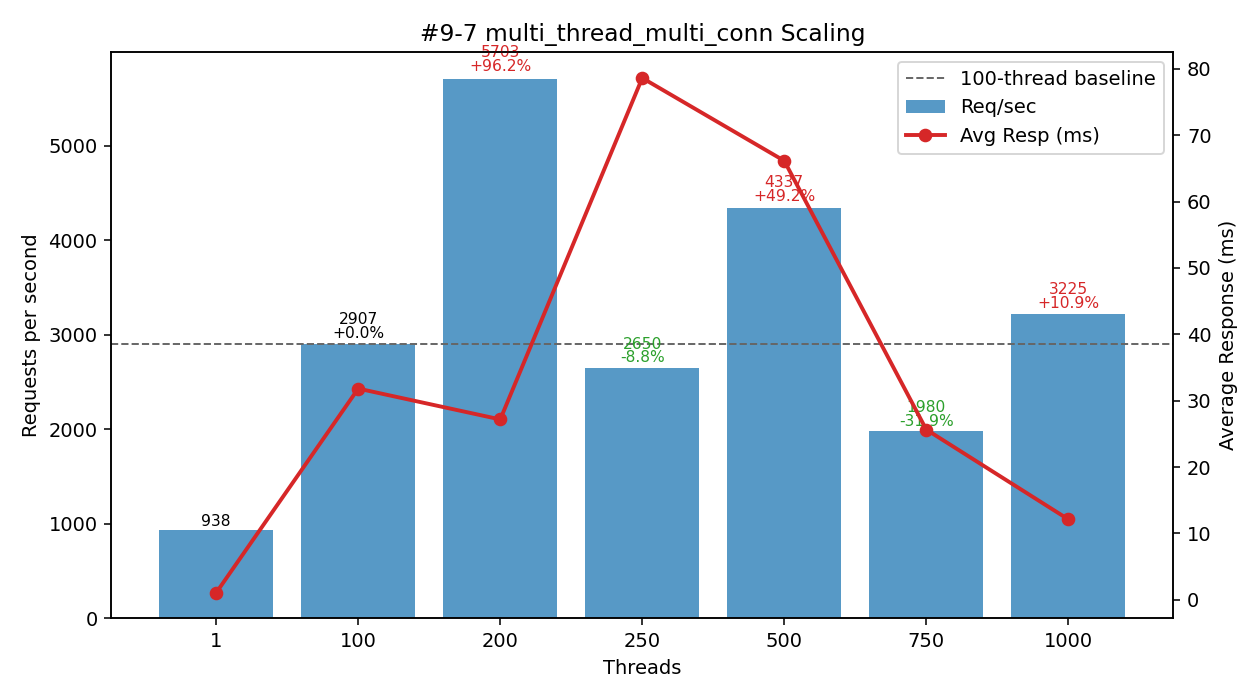

Write the Python code that produced this figure.
#!/usr/bin/env python3
"""
Plot multi_thread_multi_conn performance (#9-7 TiDB GCP Simultaneous Execution Off-Peak dataset) - Threads vs Req/sec and Avg Latency.

Template preserved:
 - DATA constant (threads, req_per_sec, avg_resp_ms, total_time_s)
 - ASCII table: Threads | Req/sec | Avg_ms | Req/sec/Thread | ΔRPS_vs100%
 - 100-thread baseline (deltas & dashed line)
 - Dual-axis matplotlib (bars=RPS, line=latency) with per-bar annotation (RPS + Δ%)
 - Scaling & observations section

Output: #9-7.png
"""

# (threads, req_per_sec, avg_resp_ms, total_time_s)
DATA = [
    (1,    938.11,   1.065, 10.660),
    (100, 2907.39,  31.817,  3.440),
    (200, 5703.00,  27.169,  1.753),
    (250, 2650.38,  78.617,  3.773),
    (500, 4337.12,  66.139,  2.306),
    (750, 1980.50,  25.645,  5.049),
    (1000,3224.52,  12.123,  3.101),
]

PNG_NAME = "#9-7.png"


def analyze(data):
    peak = max(data, key=lambda r: r[1])
    efficiencies = [(t, rps / t) for t, rps, *_ in data if t > 1]
    best_eff = max(efficiencies, key=lambda x: x[1]) if efficiencies else None
    base100 = next((r for r in data if r[0] == 100), None)
    scaling = []
    if base100:
        base_rps = base100[1]
        for t, rps, *_ in data:
            if t >= 100:
                scaling.append((t, rps / base_rps))
    return {"peak": peak, "best_eff": best_eff, "scaling": scaling}


def ascii_table(data):
    base = next((r[1] for r in data if r[0] == 100), None)
    headers = ["Threads", "Req/sec", "Avg_ms", "Req/sec/Thread", "ΔRPS_vs100%"]
    rows = []
    for t, rps, avg_ms, _ in data:
        eff = rps / t
        delta_pct = (rps - base) / base * 100.0 if base and t != 100 else 0.0
        rows.append((t, rps, avg_ms, eff, delta_pct))
    col_widths = []
    for i, h in enumerate(headers):
        max_content = max(len(f"{row[i]:.2f}" if isinstance(row[i], float) else str(row[i])) for row in rows)
        col_widths.append(max(len(h), max_content))

    def fmt(val, i):
        return (f"{val:.2f}" if isinstance(val, float) else str(val)).rjust(col_widths[i])

    lines = [
        " | ".join(headers[i].ljust(col_widths[i]) for i in range(len(headers))),
        "-+-".join('-'*w for w in col_widths)
    ]
    for row in rows:
        lines.append(" | ".join(fmt(row[i], i) for i in range(len(headers))))
    return "\n".join(lines)


def make_plot(data):
    try:
        import matplotlib.pyplot as plt
    except Exception:  # pragma: no cover
        print("[WARN] matplotlib not available, skipping PNG generation.")
        print("Install with: pip install matplotlib")
        return False

    threads = [r[0] for r in data]
    rps = [r[1] for r in data]
    avg_ms = [r[2] for r in data]

    fig, ax1 = plt.subplots(figsize=(9, 5))
    bars = ax1.bar([str(t) for t in threads], rps, color="#1f77b4", alpha=0.75, label="Req/sec")
    ax1.set_xlabel("Threads")
    ax1.set_ylabel("Requests per second")
    ax1.set_title("#9-7 multi_thread_multi_conn Scaling")

    ax2 = ax1.twinx()
    ax2.plot([str(t) for t in threads], avg_ms, color="#d62728", marker="o", linewidth=2, label="Avg Resp (ms)")
    ax2.set_ylabel("Average Response (ms)")

    base_rps = next((r[1] for r in data if r[0] == 100), None)
    if base_rps:
        ax1.axhline(base_rps, color='#666', linestyle='--', linewidth=1, label='100-thread baseline')

    for b, (t, val) in zip(bars, [(r[0], r[1]) for r in data]):
        if base_rps and t >= 100:
            delta_pct = (val - base_rps) / base_rps * 100.0
            delta_str = f"{delta_pct:+.1f}%" if t != 100 else "+0.0%"
            color = '#000' if t == 100 else ('#d62728' if delta_pct > 0 else '#2ca02c')
            ax1.text(b.get_x()+b.get_width()/2, b.get_height()*1.01,
                     f"{val:.0f}\n{delta_str}", ha='center', va='bottom', fontsize=8, color=color, linespacing=0.9)
        else:
            ax1.text(b.get_x()+b.get_width()/2, b.get_height()*1.01,
                     f"{val:.0f}", ha='center', va='bottom', fontsize=8)

    lines, labels = [], []
    for ax in (ax1, ax2):
        L = ax.get_legend_handles_labels()
        lines.extend(L[0]); labels.extend(L[1])
    ax1.legend(lines, labels, loc='upper right')

    fig.tight_layout()
    fig.savefig(PNG_NAME, dpi=140)
    print(f"[OK] Saved plot -> {PNG_NAME}")
    return True


def main():
    print("#9-7 multi_thread_multi_conn dataset:")
    print(ascii_table(DATA))
    results = analyze(DATA)
    peak_threads, peak_rps, peak_avg, _ = results["peak"]
    print(f"\nPeak throughput at {peak_threads} threads: {peak_rps:.2f} req/sec (avg {peak_avg:.3f} ms)")
    if results["best_eff"]:
        t, eff = results["best_eff"]
        print(f"Best per-thread efficiency (t>1) at {t} threads: {eff:.2f} req/sec/thread")
    if results["scaling"]:
        print("\nScaling vs 100-thread baseline (>=100 threads):")
        for t, ratio in results["scaling"]:
            pct = (ratio - 1) * 100
            sign = "+" if pct >= 0 else ""
            print(f"  {t:>4} threads: {ratio*100:5.1f}% of baseline ({sign}{pct:.2f}%)")

    base_rps = next((r[1] for r in DATA if r[0] == 100), None)
    base_latency = next((r[2] for r in DATA if r[0] == 100), None)
    print("\nObservations:")
    print(" - Peak throughput at 200 threads: 5703.00 req/sec (+96.1% vs 100T 2907.39) with lower latency 27.169 ms (-14.6% vs 31.817 ms)")
    print(" - 250T regression: 2650.38 req/sec (-8.8%) while latency spikes to 78.617 ms (+147%); onset of queue contention")
    print(" - Secondary high: 4337.12 @500T (+49.2%) but latency 66.139 ms (+108%) — diminished efficiency")
    print(" - 1000T yields modest +10.9% throughput (3224.52) yet best multiplexed latency 12.123 ms (-61.9%) — likely more parallel in-flight hiding latency, but per-thread efficiency low")
    print(" - 750T collapse: 1980.50 req/sec (-31.8%) latency improves to 25.645 ms (-19.4%) suggesting resource throttling / saturation reducing concurrency actually completing")
    print(" - Per-thread efficiency: 29.07 (100T) → 28.52 (200T) → 10.60 (250T) → 8.67 (500T) → 2.64 (750T) → 3.22 (1000T); efficiency plateau around 100–200 then collapses")
    print(" - Latency behavior: baseline high (31.817) drops at 200T, surges 250–500T, drops sharply at 1000T — non-linear effects (scheduler, batching, queue drain)")
    print(" - Single-thread to 100T scaling: +210% throughput (938.11 → 2907.39) at cost of ~29.9x latency (1.065 → 31.817 ms)")
    print(" - Recommendation: operate near 100–200 threads for balanced throughput & latency. Avoid 250–500 when latency sensitive; 1000T acceptable for latency but offers limited throughput gain and lower efficiency. Investigate 250T latency spike (lock contention, network I/O backlog, GC, CPU steal).")
    make_plot(DATA)


if __name__ == "__main__":
    main()
